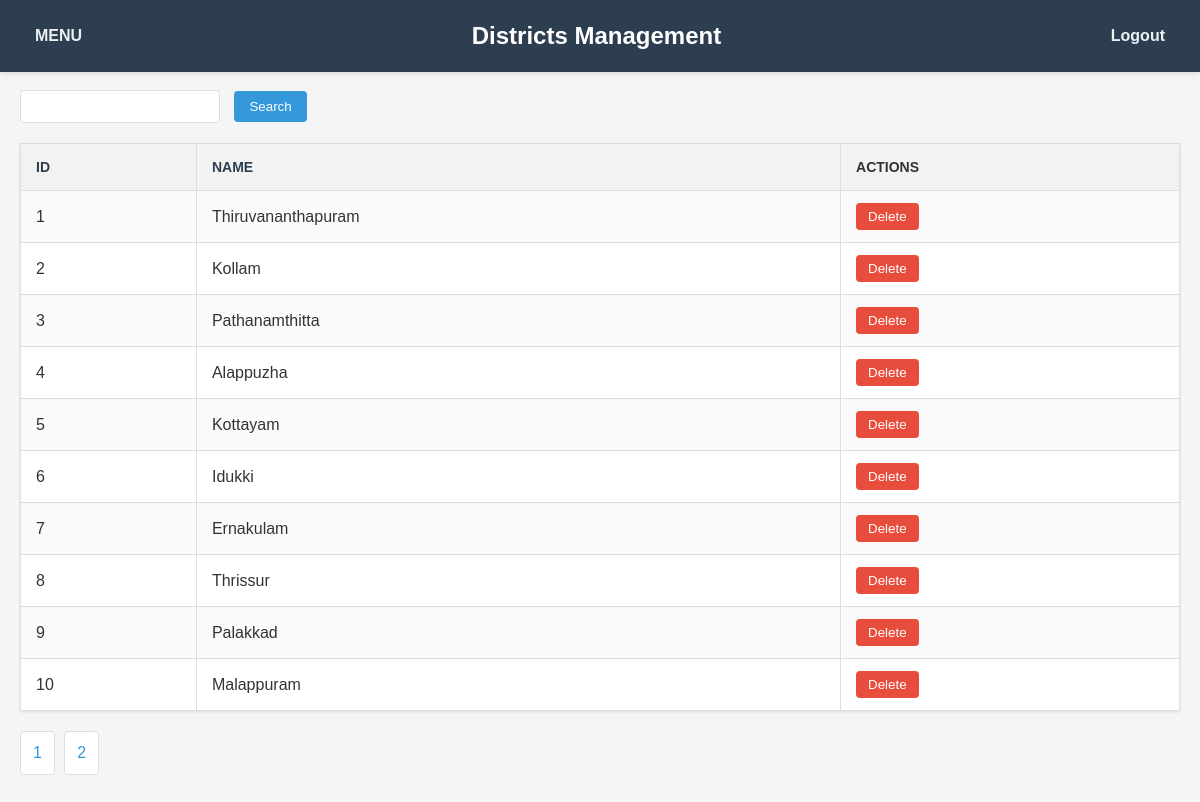
The page /admin/districts.php (signed in) on the database its author committed.
### tables this page shows
CREATE TABLE `districts` (
  `district_id` int(11) NOT NULL,
  `district_name` varchar(100) NOT NULL
);

### admin/districts.php (the view, shortened to what this page needs)
<?php
require_once 'db_connect.php';
$items_per_page = 10;
$page = isset($_GET['page']) ? (int)$_GET['page'] : 1;
$offset = ($page - 1) * $items_per_page;
$search = isset($_GET['search']) ? $_GET['search'] : '';
$sort = isset($_GET['sort']) ? $_GET['sort'] : 'district_id';
$order = isset($_GET['order']) ? $_GET['order'] : 'ASC';
$allowed_sorts = ['district_id', 'district_name'];
$sort = in_array($sort, $allowed_sorts) ? $sort : 'district_id';
$count_stmt = $pdo->prepare("SELECT COUNT(*) FROM districts WHERE district_name LIKE ?");
$count_stmt->execute(["%$search%"]);
$total_items = $count_stmt->fetchColumn();
$total_pages = ceil($total_items / $items_per_page);
$stmt = $pdo->prepare("SELECT * FROM districts WHERE district_name LIKE ? ORDER BY $sort $order LIMIT ? OFFSET ?");
$stmt->bindValue(1, "%$search%", PDO::PARAM_STR);
$stmt->bindValue(2, (int)$items_per_page, PDO::PARAM_INT);
$stmt->bindValue(3, (int)$offset, PDO::PARAM_INT);
$stmt->execute();
$districts = $stmt->fetchAll(PDO::FETCH_ASSOC);
?>
<!DOCTYPE html>
<html>
<head>
</head>
<body>
    <div class="navbar">
        <a href="../admin/menu.php" class="logout-link">MENU</a>
        <h2>Districts Management</h2>
        <a href="../login/logout.php" class="logout-link">Logout</a>
    </div>
    <div class="container">
        <form method="GET">
            <input type="text" name="search" value="<?php echo htmlspecialchars($search); ?>">
            <input type="submit" value="Search">
        </form>
        <table>
            <tr>
                <th><a href="?sort=district_id&order=<?php echo $order === 'ASC' ? 'DESC' : 'ASC'; ?>">ID</a></th>
                <th><a href="?sort=district_name&order=<?php echo $order === 'ASC' ? 'DESC' : 'ASC'; ?>">Name</a></th>
                <th>Actions</th>
            </tr>
            <?php foreach ($districts as $district): ?>
                <tr>
                    <td><?php echo $district['district_id']; ?></td>
                    <td><?php echo htmlspecialchars($district['district_name']); ?></td>
                    <td>
                        <form method="POST" style="display:inline;">
                            <input type="submit" name="delete" value="Delete" onclick="return confirm('Are you sure?');">
                        </form>
                    </td>
                </tr>
            <?php endforeach; ?>
        </table>
        <?php
        for ($i = 1; $i <= $total_pages; $i++) {
            echo "<a href='?page=$i&sort=$sort&order=$order&search=" . urlencode($search) . "'>$i</a> ";
        }
        ?>
    </div>
</body>
</html>

### admin/districts.php (style rules this page uses)
* { margin: 0; padding: 0; box-sizing: border-box; }
body { font-family: Arial, sans-serif; background-color: #f5f5f5; color: #333; line-height: 1.6; }
.navbar { background-color: #2c3e50; padding: 15px 20px; position: fixed; top: 0; width: 100%; display: flex; justify-content: space-between; align-items: center; box-shadow: 0 2px 5px rgba(0, 0, 0, 0.1); }
.navbar h2 { color: white; margin: 0; }
.logout-link { color: #ecf0f1; text-decoration: none; font-weight: bold; padding: 8px 15px; border-radius: 4px; transition: background-color 0.3s; }
.container { padding: 90px 20px 20px; max-width: 1200px; margin: 0 auto; }
form { margin-bottom: 20px; }
input[type="text"] { padding: 8px; width: 200px; border: 1px solid #ddd; border-radius: 4px; margin-right: 10px; }
input[type="submit"] { padding: 8px 15px; background-color: #3498db; color: white; border: none; border-radius: 4px; cursor: pointer; transition: background-color 0.3s; }
table { border-collapse: collapse; width: 100%; margin: 20px 0; background-color: white; box-shadow: 0 1px 3px rgba(0, 0, 0, 0.1); }
th, td { border: 1px solid #ddd; padding: 12px 15px; text-align: left; }
th { background-color: #f2f2f2; font-weight: bold; text-transform: uppercase; font-size: 14px; }
tr:nth-child(even) { background-color: #fafafa; }
th a { color: #2c3e50; text-decoration: none; }
input[name="delete"] { background-color: #e74c3c; color: white; border: none; padding: 6px 12px; border-radius: 4px; cursor: pointer; transition: background-color 0.3s; }
.container>a { display: inline-block; padding: 8px 12px; margin: 0 5px 10px 0; background-color: white; color: #3498db; text-decoration: none; border: 1px solid #ddd; border-radius: 4px; transition: all 0.3s; }

### rows shown on the page
districts: district_id "1", district_name "Thiruvananthapuram"
districts: district_id "2", district_name "Kollam"
districts: district_id "3", district_name "Pathanamthitta"
districts: district_id "4", district_name "Alappuzha"
districts: district_id "5", district_name "Kottayam"
districts: district_id "6", district_name "Idukki"
districts: district_id "7", district_name "Ernakulam"
districts: district_id "8", district_name "Thrissur"
districts: district_id "9", district_name "Palakkad"
districts: district_id "10", district_name "Malappuram"
